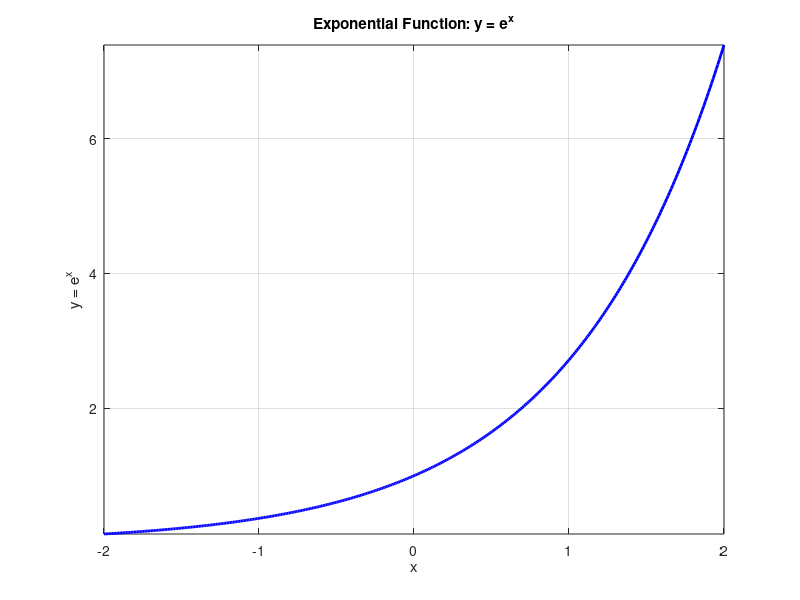

The MATLAB script that drew this image:
% Define the range of x
x = -2:0.01:2;  % from -2 to 2 with increments of 0.01

% Calculate the exponential function
y = exp(x);  % e^x

% Create the plot
figure;  % Create a new figure window
plot(x, y, 'b-', 'LineWidth', 2);  % Plot y vs x with blue line
xlabel('x');  % Label for x-axis
ylabel('y = e^x');  % Label for y-axis
title('Exponential Function: y = e^x');  % Title of the plot
grid on;  % Turn on the grid
axis tight;  % Adjust the axes to fit the data
